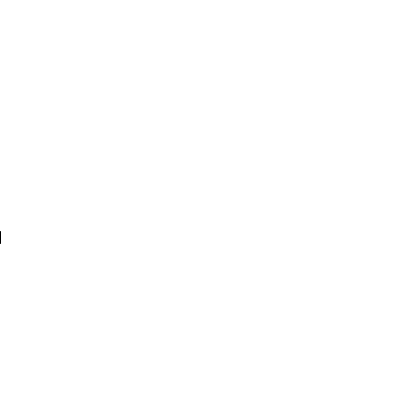
Frame 1 (no input)
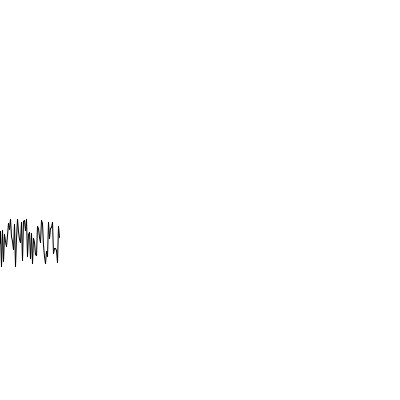
Frame 60 (the mouse pressed at the canvas centre just before this capture)
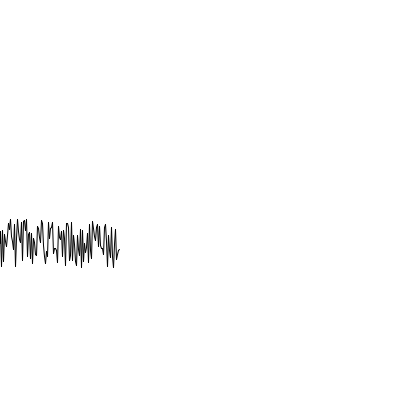
Frame 120 (the mouse held since frame 60 and released just before this capture)

The Processing sketch that drew these frames (run headless with seeded random() and noise(); from frame 60 on, the mouse is pressed at the canvas centre):

// Processing sketch: random_lines
// ── random_lines.pde
/*
Draws continous lines with random distortion in y direction
 */

float x = 0;
float y = 0;
float px = 0;
float py = 0;

void setup() {
  size(400, 400);
  y = random(50, height-50);
  py = y;
  background(255);
}

void draw() {

  if (x>width) {
   // x = 0;
    y = random(50, height-50);
    px = x;
    py = y;
  }

  float yOffset = random(-25, 25);
  line(px, py, x, y+yOffset);

  px = x;
  py = y+yOffset;
  x++;
}
